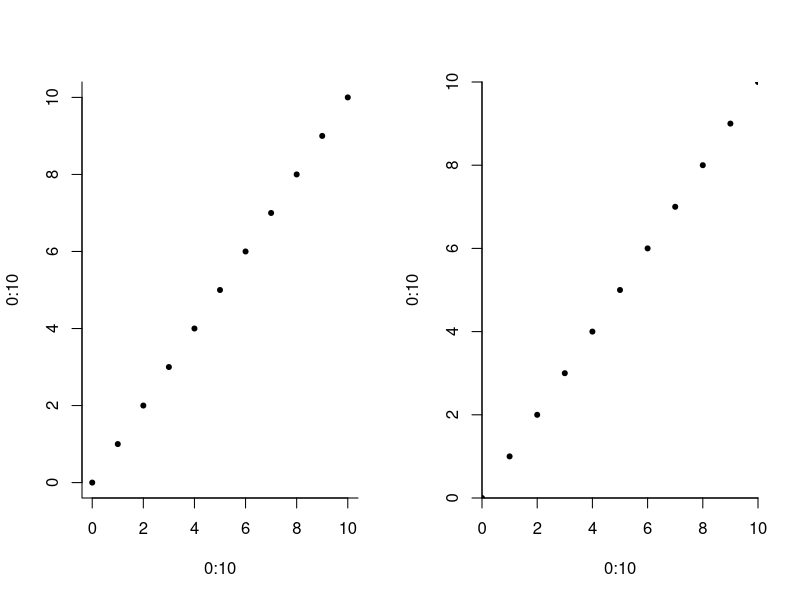
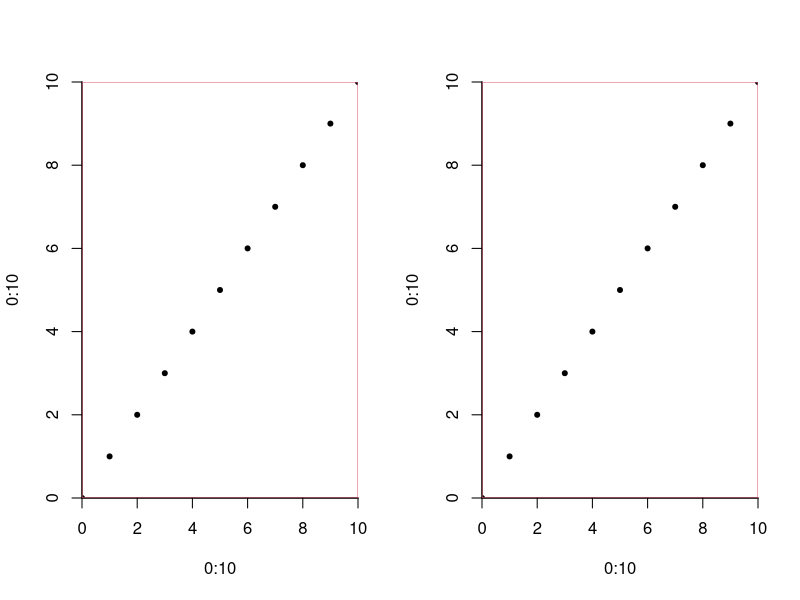

Write R code to recreate these figures, in order.
## ---- chunk 1
vecA <- c("a", "d", "2", "4", "e", ";")
vecB <- letters # vector of lower case letters the Roman alphabet
vecA %in% vecB
## ---- chunk 2
intersect(vecA, vecB)
## ---- chunk 3
paste("myfile", 1:7)
## ---- chunk 4
paste("myfile", 1:3, sep = "")
## ---- chunk 5
paste0("myfile", 1:3)
## ---- chunk 6
sprintf("%d", 1)
sprintf("%f", pi)
sprintf("%s", "A")
## ---- chunk 7
sprintf("An integer: %d, a double: %f, a string: %s", 1, pi, "A")
## ---- chunk 8
sprintf("%10f", pi)
## ---- chunk 9
sprintf("%010f", pi)
## ---- chunk 10
sprintf("%.50f", pi)
## ---- chunk 11
paste0("myfile", sprintf("%03d", c(1, 10, 100)))
## ---- chunk 12
par(mfrow = c(1,2), bty = "l")
plot(0:10, 0:10, pch = 20)
par(xaxs = "i", yaxs = "i")
plot(0:10, 0:10, pch = 20)
## ---- chunk 13
par(mfrow = c(1,2), bty = "l")
plot(0:10, 0:10, pch = 20)
abline(v = c(0,10), h = c(0,10), col = 2)
par(xaxs = "i", yaxs = "i")
plot(0:10, 0:10, pch = 20)
abline(v = c(0,10), h = c(0,10), col = 2)
## ---- chunk 14

